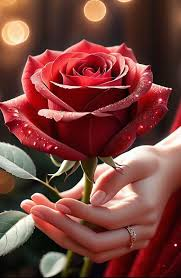
#> input picture Image processing training/change in image/images.jpg, 181 x 278 px
$ python 'Basic Drawing Operations 2.py'
#> lines starting #> are read from the running program, lines starting #| are printed output that depends on the picture; after the words box and inside, x2 and y2 are one past the last pixel; in counts of white or black regions, pixels touching at a corner belong together
import cv2
imag = cv2.imread("images.jpg")
#> imag is the input picture: shape (278, 181, 3); mean B, G, R 59.9, 65.9, 119.6
cv2.circle(imag,(150,150),42,(255,0,0),3)
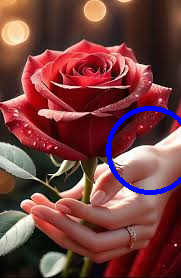
#> imag: shape (278, 181, 3); 1.96% of pixels changed, all inside (x1, y1, x2, y2) = (106, 106, 181, 195)
cv2.imshow("circle",imag)
cv2.waitKey(0)
